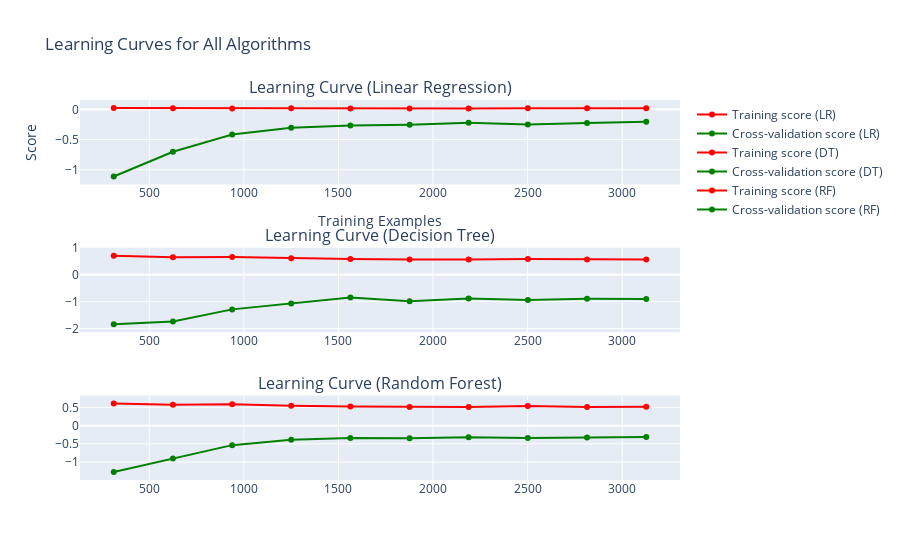

The notebook cell this image was saved under:
### Markdown cell above
## Learning Curves

### Code cell
import numpy as np
from sklearn.model_selection import learning_curve
import plotly.graph_objects as go
from plotly.subplots import make_subplots

def plot_learning_curve(model, X, y, title):
    train_sizes, train_scores, test_scores = learning_curve(model, X, y, cv=5, n_jobs=-1,
                                                            train_sizes=np.linspace(0.1, 1.0, 10))
    train_scores_mean = np.mean(train_scores, axis=1)
    test_scores_mean = np.mean(test_scores, axis=1)

    return train_sizes, train_scores_mean, test_scores_mean

# Generate learning curve data for each model
train_sizes_lr, train_scores_mean_lr, test_scores_mean_lr = plot_learning_curve(linear_reg, X, y, 'Learning Curve (Linear Regression)')
train_sizes_tree, train_scores_mean_tree, test_scores_mean_tree = plot_learning_curve(tree_reg, X, y, 'Learning Curve (Decision Tree)')
train_sizes_forest, train_scores_mean_forest, test_scores_mean_forest = plot_learning_curve(forest_reg, X, y, 'Learning Curve (Random Forest)')

# Create subplots
fig = make_subplots(
    rows=3, cols=1,
    subplot_titles=('Learning Curve (Linear Regression)', 'Learning Curve (Decision Tree)', 'Learning Curve (Random Forest)')
)

# Add Linear Regression learning curve
fig.add_trace(go.Scatter(
    x=train_sizes_lr,
    y=train_scores_mean_lr,
    mode='lines+markers',
    name='Training score (LR)',
    line=dict(color='red')
), row=1, col=1)

fig.add_trace(go.Scatter(
    x=train_sizes_lr,
    y=test_scores_mean_lr,
    mode='lines+markers',
    name='Cross-validation score (LR)',
    line=dict(color='green')
), row=1, col=1)

# Add Decision Tree learning curve
fig.add_trace(go.Scatter(
    x=train_sizes_tree,
    y=train_scores_mean_tree,
    mode='lines+markers',
    name='Training score (DT)',
    line=dict(color='red')
), row=2, col=1)

fig.add_trace(go.Scatter(
    x=train_sizes_tree,
    y=test_scores_mean_tree,
    mode='lines+markers',
    name='Cross-validation score (DT)',
    line=dict(color='green')
), row=2, col=1)

# Add Random Forest learning curve
fig.add_trace(go.Scatter(
    x=train_sizes_forest,
    y=train_scores_mean_forest,
    mode='lines+markers',
    name='Training score (RF)',
    line=dict(color='red')
), row=3, col=1)

fig.add_trace(go.Scatter(
    x=train_sizes_forest,
    y=test_scores_mean_forest,
    mode='lines+markers',
    name='Cross-validation score (RF)',
    line=dict(color='green')
), row=3, col=1)

# Update layout
fig.update_layout(
    height=1200,
    title='Learning Curves for All Algorithms',
    xaxis_title='Training Examples',
    yaxis_title='Score'
)

# Show the interactive plot
fig.show()

### Figure 1 — Plotly figure (JSON) as saved in the notebook; plotly's stock layout.template omitted (floating-point values rounded to 4 significant figures)
{"data": [{"line": {"color": "red"}, "mode": "lines+markers", "name": "Training score (LR)", "type": "scatter", "x": [312, 625, 938, 1250, 1563, 1876, 2188, 2501, 2814, 3127], "xaxis": "x", "y": [0.0228, 0.01971, 0.01552, 0.01674, 0.01554, 0.01344, 0.0137, 0.01898, 0.01767, 0.01905], "yaxis": "y"}, {"line": {"color": "green"}, "mode": "lines+markers", "name": "Cross-validation score (LR)", "type": "scatter", "x": [312, 625, 938, 1250, 1563, 1876, 2188, 2501, 2814, 3127], "xaxis": "x", "y": [-1.11, -0.7021, -0.4154, -0.3053, -0.2653, -0.2533, -0.2228, -0.2507, -0.2247, -0.204], "yaxis": "y"}, {"line": {"color": "red"}, "mode": "lines+markers", "name": "Training score (DT)", "type": "scatter", "x": [312, 625, 938, 1250, 1563, 1876, 2188, 2501, 2814, 3127], "xaxis": "x2", "y": [0.7049, 0.6531, 0.6587, 0.6095, 0.5858, 0.57, 0.5646, 0.5874, 0.5634, 0.5665], "yaxis": "y2"}, {"line": {"color": "green"}, "mode": "lines+markers", "name": "Cross-validation score (DT)", "type": "scatter", "x": [312, 625, 938, 1250, 1563, 1876, 2188, 2501, 2814, 3127], "xaxis": "x2", "y": [-1.839, -1.739, -1.287, -1.066, -0.845, -0.9873, -0.8805, -0.9379, -0.8967, -0.9029], "yaxis": "y2"}, {"line": {"color": "red"}, "mode": "lines+markers", "name": "Training score (RF)", "type": "scatter", "x": [312, 625, 938, 1250, 1563, 1876, 2188, 2501, 2814, 3127], "xaxis": "x3", "y": [0.6065, 0.5751, 0.5837, 0.544, 0.5261, 0.5131, 0.5115, 0.5364, 0.514, 0.519], "yaxis": "y3"}, {"line": {"color": "green"}, "mode": "lines+markers", "name": "Cross-validation score (RF)", "type": "scatter", "x": [312, 625, 938, 1250, 1563, 1876, 2188, 2501, 2814, 3127], "xaxis": "x3", "y": [-1.273, -0.9041, -0.5356, -0.3845, -0.3425, -0.3476, -0.322, -0.34, -0.3244, -0.3131], "yaxis": "y3"}], "layout": {"annotations": [{"font": {"size": 16}, "showarrow": false, "text": "Learning Curve (Linear Regression)", "x": 0.5, "xanchor": "center", "xref": "paper", "y": 1, "yanchor": "bottom", "yref": "paper"}, {"font": {"size": 16}, "showarrow": false, "text": "Learning Curve (Decision Tree)", "x": 0.5, "xanchor": "center", "xref": "paper", "y": 0.6111, "yanchor": "bottom", "yref": "paper"}, {"font": {"size": 16}, "showarrow": false, "text": "Learning Curve (Random Forest)", "x": 0.5, "xanchor": "center", "xref": "paper", "y": 0.2222, "yanchor": "bottom", "yref": "paper"}], "autosize": true, "title": {"text": "Learning Curves for All Algorithms"}, "xaxis": {"anchor": "y", "autorange": true, "domain": [0, 1], "range": [138.2, 3301.0], "title": {"text": "Training Examples"}, "type": "linear"}, "xaxis2": {"anchor": "y2", "autorange": true, "domain": [0, 1], "range": [138.2, 3301.0], "type": "linear"}, "xaxis3": {"anchor": "y3", "autorange": true, "domain": [0, 1], "range": [138.2, 3301.0], "type": "linear"}, "yaxis": {"anchor": "x", "autorange": true, "domain": [0.7778, 1], "range": [-1.197, 0.1098], "title": {"text": "Score"}, "type": "linear"}, "yaxis2": {"anchor": "x2", "autorange": true, "domain": [0.3889, 0.6111], "range": [-2.035, 0.9002], "type": "linear"}, "yaxis3": {"anchor": "x3", "autorange": true, "domain": [0, 0.2222], "range": [-1.418, 0.7507], "type": "linear"}}}
